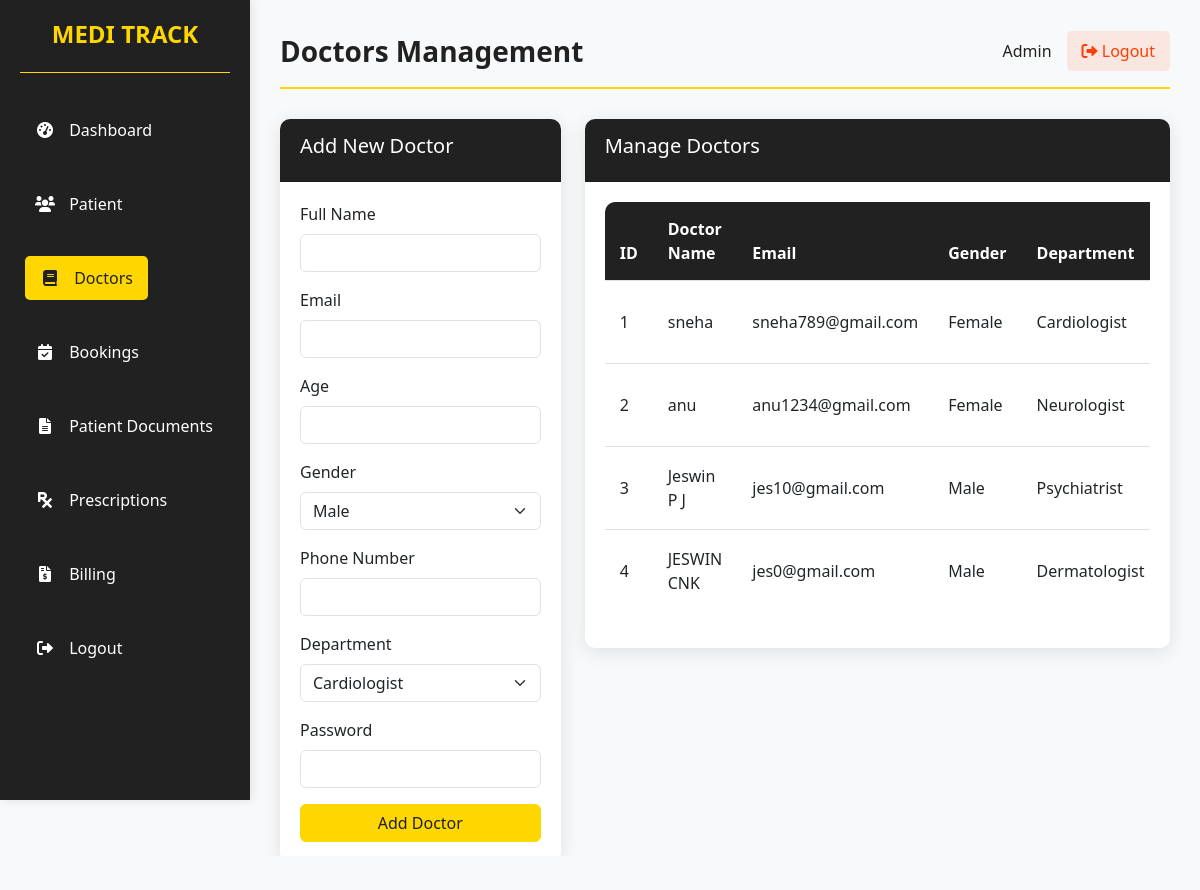
The page /admin_doctors.php (signed in) on the database its author committed.
### tables this page shows
CREATE TABLE `doctorreg` (
  `Doctor_id` int(20) NOT NULL,
  `Name` varchar(30) NOT NULL,
  `Email` varchar(30) NOT NULL,
  `Age` int(20) NOT NULL,
  `Gender` varchar(20) NOT NULL,
  `Phone_no` int(20) NOT NULL,
  `Department` varchar(30) NOT NULL,
  `Qualification` varchar(100) NOT NULL DEFAULT '',
  `Experience` varchar(50) NOT NULL DEFAULT '',
  `Profile_photo` varchar(255) NOT NULL DEFAULT '',
  `Bio` text NOT NULL DEFAULT '',
  `Password` varchar(255) NOT NULL
);

### admin_doctors.php (the view, shortened to what this page needs)
<?php
include 'database.php';
$stmt = $conn->prepare("SELECT * FROM doctorreg");
$stmt->execute();
$result = $stmt->get_result();
$doctors = $result->fetch_all(MYSQLI_ASSOC);
?>
<!DOCTYPE html>
<html lang="en">
<head>
    <link rel="stylesheet" href="https://cdn.jsdelivr.net/npm/bootstrap@5.3.0/dist/css/bootstrap.min.css">
    <link rel="stylesheet" href="https://cdnjs.cloudflare.com/ajax/libs/font-awesome/6.0.0-beta3/css/all.min.css">
</head>
<body>
    <div class="container">
        <div class="sidebar">
            <div class="logo">
                <h2>MEDI TRACK </h2>
            </div>
            <ul class="nav">
                <li>
                    <a href="admin_dashboard.php">
                        <i class="fas fa-tachometer-alt"></i>
                        <span>Dashboard</span>
                    </a>
                </li>
                <li>
                    <a href="admin_patient.php">
                        <i class="fas fa-users"></i>
                        <span>Patient</span>
                    </a>
                </li>
                <li>
                    <a href="admin_doctors.php" class="active">
                        <i class="fas fa-book"></i>
                        <span>Doctors</span>
                    </a>
                </li>
                <li>
                    <a href="admin_bookings.php">
                        <i class="fas fa-calendar-check"></i>
                        <span>Bookings</span>
                    </a>
                </li>
                 <li>
                    <a href="admin_patientdocuments.php">
                        <i class="fas fa-file-alt"></i>
                        <span>Patient Documents</span>
                    </a>
                </li>
                <li>
                    <a href="admin_prescriptions.php">
                        <i class="fas fa-prescription"></i>
                        <span>Prescriptions</span>
                    </a>
                </li>
                <li>
                    <a href="admin_billing.php">
                        <i class="fas fa-file-invoice-dollar"></i>
                        <span>Billing</span>
                    </a>
                </li>
                <li>
                    <a href="admin_logout.php">
                        <i class="fas fa-sign-out-alt"></i>
                        <span>Logout</span>
                    </a>
                </li>
            </ul>
        </div>
        <div class="main-content">
            <div class="header">
                <div class="logo">Doctors Management</div>
                <div class="user-profile">
                    <span>Admin</span>
                    <a href="admin_logout.php"><i class="fas fa-sign-out-alt"></i> Logout</a>
                </div>
            </div>
            <div class="row">
                <div class="col-md-4">
                    <div class="card">
                        <div class="card-header">
                            <h5>Add New Doctor</h5>
                        </div>
                        <div class="card-body">
                            <form method="post" action="admin_doctors.php">
                                <div class="mb-3">
                                    <label for="name" class="form-label">Full Name</label>
                                    <input type="text" class="form-control" id="name" name="name" required>
                                </div>
                                <div class="mb-3">
                                    <label for="email" class="form-label">Email</label>
                                    <input type="email" class="form-control" id="email" name="email" required>
                                </div>
                                <div class="mb-3">
                                    <label for="age" class="form-label">Age</label>
                                    <input type="number" class="form-control" id="age" name="age" min="25" max="80" required>
                                </div>
                                <div class="mb-3">
                                    <label for="gender" class="form-label">Gender</label>
                                    <select class="form-select" id="gender" name="gender" required>
                                        <option value="Male">Male</option>
                                    </select>
                                </div>
                                <div class="mb-3">
                                    <label for="phone" class="form-label">Phone Number</label>
                                    <input type="tel" class="form-control" id="phone" name="phone" required>
                                </div>
                                <div class="mb-3">
                                    <label for="Department" class="form-label">Department</label>
                                    <select class="form-select" id="Department" name="Department" required>
                                        <option value="Cardiologist">Cardiologist</option>
                                    </select>
                                </div>
                                <div class="mb-3">
                                    <label for="password" class="form-label">Password</label>
                                    <input type="password" class="form-control" id="password" name="password" required>
                                </div>
                                <div class="d-grid">
                                    <button type="submit" class="btn btn-primary" name="submit">Add Doctor</button>
                                </div>
                            </form>
                        </div>
                    </div>
                </div>
                <div class="col-md-8">
                    <div class="card">
                        <div class="card-header">
                            <h5>Manage Doctors</h5>
                        </div>
                        <div class="card-body">
                            <div class="table-responsive">
                                <table class="table">
                                    <thead>
                                        <tr>
                                            <th>ID</th>
                                            <th>Doctor Name</th>
                                            <th>Email</th>
                                            <th>Gender</th>
                                            <th>Department</th>
                                        </tr>
                                    </thead>
                                    <tbody>
                                        <?php if (!empty($doctors)): ?>
                                            <?php foreach ($doctors as $doctor): ?>
                                                <tr>
                                                    <td><?php echo $doctor['Doctor_id']; ?></td>
                                                    <td><?php echo $doctor['Name']; ?></td>
                                                    <td><?php echo $doctor['Email']; ?></td>
                                                    <td><?php echo $doctor['Gender']; ?></td>
                                                    <td><?php echo $doctor['Department']; ?></td>
                                                </tr>
                                            <?php endforeach; ?>
                                        <?php else: ?>
                                            <tr>
                                                <td colspan="7" class="text-center">No doctors found</td>
                                            </tr>
                                        <?php endif; ?>
                                    </tbody>
                                </table>
                            </div>
                        </div>
                    </div>
                </div>
            </div>
        </div>
    </div>
</body>
</html>

### admin_doctors.php (style rules this page uses)
:root { --primary-color: #FFD700; --secondary-color: #212121; --accent-color: #FFC107; --text-light: #FFFFFF; --text-dark: #212121; --danger-color: #FF3D00; --success-color: #00C853; }
body { font-family: 'Segoe UI', Tahoma, Geneva, Verdana, sans-serif; margin: 0; padding: 0; background-color: #f8f9fa; display: flex; color: var(--text-dark); }
.container { display: flex; width: 100%; margin: 0; padding: 0; max-width: none; }
.sidebar { background-color: var(--secondary-color); width: 250px; height: 100vh; padding: 20px; color: var(--text-light); position: fixed; box-shadow: 2px 0 10px rgba(0, 0, 0, 0.1); }
.sidebar .logo { border-bottom: 1px solid var(--primary-color); padding-bottom: 15px; margin-bottom: 20px; }
.sidebar .logo h2 { font-size: 24px; text-align: center; color: var(--primary-color); font-weight: 700; }
.nav { list-style-type: none; padding: 0; }
.nav li { margin: 15px 0; border-radius: 5px; transition: all 0.3s ease; }
.nav li a { color: var(--text-light); text-decoration: none; font-size: 16px; display: block; padding: 10px 15px; border-radius: 5px; transition: all 0.3s ease; }
.nav li a:hover, .nav li a.active { background-color: var(--primary-color); color: var(--secondary-color); transform: translateX(5px); }
.nav li a i { margin-right: 10px; width: 20px; text-align: center; }
.main-content { flex-grow: 1; padding: 30px; margin-left: 250px; width: calc(100% - 250px); }
.header { display: flex; justify-content: space-between; margin-bottom: 30px; padding-bottom: 15px; border-bottom: 2px solid var(--primary-color); }
.header .logo { font-size: 28px; font-weight: bold; color: var(--secondary-color); }
.header .user-profile { display: flex; align-items: center; }
.header .user-profile span { margin-right: 15px; font-weight: 500; }
.header .user-profile a { color: var(--danger-color); text-decoration: none; font-weight: 500; padding: 8px 15px; border-radius: 5px; background-color: rgba(255, 61, 0, 0.1); transition: all 0.3s ease; }
.card { border: none; border-radius: 10px; box-shadow: 0 4px 20px rgba(0, 0, 0, 0.1); margin-bottom: 20px; transition: transform 0.3s ease; }
.card-header { background-color: var(--secondary-color); color: var(--text-light); border-radius: 10px 10px 0 0 !important; padding: 15px 20px; font-weight: 600; }
.card-body { padding: 20px; }
.btn-primary { background-color: var(--primary-color); border-color: var(--primary-color); color: var(--secondary-color); font-weight: 500; }
.table { border-collapse: separate; border-spacing: 0; width: 100%; border-radius: 10px; overflow: hidden; }
.table th { background-color: var(--secondary-color); color: var(--text-light); padding: 15px; text-align: left; font-weight: 600; }
.table td { padding: 15px; border-bottom: 1px solid #e0e0e0; vertical-align: middle; }
.table tr:last-child td { border-bottom: none; }
.table tr:nth-child(even) { background-color: #f9f9f9; }

### rows shown on the page
doctorreg: Doctor_id "1", Name "sneha", Email "sneha789@gmail.com", Gender "Female", Department "Cardiologist"
doctorreg: Doctor_id "2", Name "anu", Email "anu1234@gmail.com", Gender "Female", Department "Neurologist"
doctorreg: Doctor_id "3", Name "Jeswin P J", Email "jes10@gmail.com", Gender "Male", Department "Psychiatrist"
doctorreg: Doctor_id "4", Name "JESWIN CNK", Email "jes0@gmail.com", Gender "Male", Department "Dermatologist"
